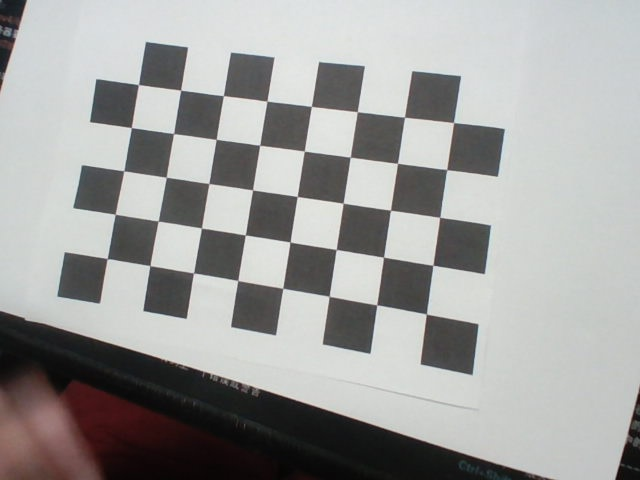
#> input picture calibration/calib_images-backpack/calib_00.jpg, 640 x 480 px, given in place of the camera
$ python camera_calibrator.py   (older library calls are emulated)
#> lines starting #> are read from the running program, lines starting #| are printed output that depends on the picture
### utils/camera_stream.py
import cv2
import threading
import time
from utils.logger import logger

class CameraStream:
    """
    使用后台线程持续抓取摄像头最新帧，避免 OpenCV 默认缓冲机制导致的处理延迟。
    这对树莓派/RK3566这种算力较低的设备非常关键。
    """
    def __init__(self, src=0, width=640, height=480):
        self.src = src
        # 强制使用 V4L2 后端 (cv2.CAP_V4L2)，绕开 GStreamer 代理
        # GStreamer 后端会拦截并丢弃 FOURCC/FPS 等设置（报 unhandled property）
        self.stream = cv2.VideoCapture(src, cv2.CAP_V4L2)

        # 强制设置 MJPG 格式和高帧率，避免默认 YUYV 导致的 USB 带宽瓶颈与高延迟
        self.stream.set(cv2.CAP_PROP_FOURCC, cv2.VideoWriter_fourcc('M', 'J', 'P', 'G'))
        self.stream.set(cv2.CAP_PROP_FPS, 30)

        self.stream.set(cv2.CAP_PROP_FRAME_WIDTH, width)
        self.stream.set(cv2.CAP_PROP_FRAME_HEIGHT, height)
        # 最小化内部缓冲区，始终读取最新帧
        self.stream.set(cv2.CAP_PROP_BUFFERSIZE, 1)

        if not self.stream.isOpened():
            logger.error(f"无法打开摄像头设备: {src}")
            self.grabbed = False
            self.frame = None
        else:
            self.grabbed, self.frame = self.stream.read()
            logger.info(f"成功打开摄像头: {src}, 分辨率: {width}x{height}")

            # ======= 相机 ISP 锁定 (AE/AWB/防频闪) =======
            # 通过 Nori SDK 原生 API，在开机 8 秒自适应后，强制锁定曝光和白平衡
            # 这能彻底免疫赛场中不同区域光照（高反光/阴影）对 LAB 颜色阈值的干扰
            try:
                from utils.nori_awb import lock_camera_isp_background
                lock_camera_isp_background()
            except ImportError:
                logger.warning("nori_awb 模块不可用，跳过 ISP 锁定")
            except Exception as e:
                logger.warning(f"启动 ISP 锁定失败: {e}")
            # ======================================================

        self.stopped = False
        self.lock = threading.Lock()

    def start(self):
        """启动后台读取线程"""
        if not self.stream.isOpened():
            return self
        t = threading.Thread(target=self.update, args=(), daemon=True)
        t.start()
        return self

    def update(self):
        """线程死循环：不断抓取最新帧"""
        while True:
            if self.stopped:
                self.stream.release()
                return

            grabbed, frame = self.stream.read()
            with self.lock:
                self.grabbed = grabbed
                if grabbed:
                    self.frame = frame

            # 给系统一点点喘息时间，防止100%占用单核
            time.sleep(0.001)

    def read(self):
        """返回最新一帧"""
        with self.lock:
            if not self.grabbed or self.frame is None:
                return False, None
            # 返回一份拷贝以防在主线程处理时被覆盖
            return True, self.frame.copy()

    def stop(self):
        """停止流并释放摄像头"""
        self.stopped = True
        logger.info("摄像头已停止并释放")

### utils/logger.py
import logging
import os
import sys
from logging.handlers import RotatingFileHandler

def setup_logger(name="VisionSystem", log_dir="logs", level=logging.INFO):
    """
    配置并返回一个带有终端输出和文件回滚的 Logger
    """
    if not os.path.exists(log_dir):
        os.makedirs(log_dir)

    logger = logging.getLogger(name)
    logger.setLevel(level)

    # 避免重复添加 handler
    if not logger.handlers:
        formatter = logging.Formatter(
            '%(asctime)s - [%(levelname)s] - %(filename)s:%(lineno)d - %(message)s',
            datefmt='%Y-%m-%d %H:%M:%S'
        )

        # 终端输出
        console_handler = logging.StreamHandler(sys.stdout)
        console_handler.setFormatter(formatter)
        logger.addHandler(console_handler)

        # 文件输出 (每天最大 5MB，保留 3 个备份)
        log_file = os.path.join(log_dir, f"{name}.log")
        file_handler = RotatingFileHandler(log_file, maxBytes=5*1024*1024, backupCount=3, encoding='utf-8')
        file_handler.setFormatter(formatter)
        logger.addHandler(file_handler)

    return logger

# 默认提供一个全局 logger
logger = setup_logger()

### utils/nori_awb.py
# -*- coding: utf-8 -*-
"""
Nori SDK 原生 ISP 控制模块
"""

import ctypes
from ctypes import c_uint, c_int, c_uint32, c_int32, byref, POINTER
import os
import sys
import platform
import time
import threading

from utils.logger import logger

# =============================================
# V4L2 CID 常量（来自 linux/v4l2-controls.h）
# =============================================
V4L2_CID_BASE = 0x00980900
V4L2_CID_SATURATION = V4L2_CID_BASE + 2
V4L2_CID_AUTO_WHITE_BALANCE = V4L2_CID_BASE + 12
V4L2_CID_POWER_LINE_FREQUENCY = V4L2_CID_BASE + 24

V4L2_CID_CAMERA_CLASS_BASE = 0x009a0900
V4L2_CID_EXPOSURE_AUTO = V4L2_CID_CAMERA_CLASS_BASE + 1

# 白平衡模式
V4L2_WHITE_BALANCE_MANUAL = 0
V4L2_WHITE_BALANCE_AUTO   = 1

# 曝光模式 (UVC 规范中，1=Manual, 3=Aperture Priority 通常作为Auto)
V4L2_EXPOSURE_MANUAL = 1
V4L2_EXPOSURE_AUTO = 3

# 频闪抑制
V4L2_CID_POWER_LINE_FREQUENCY_DISABLED = 0
V4L2_CID_POWER_LINE_FREQUENCY_50HZ = 1
V4L2_CID_POWER_LINE_FREQUENCY_60HZ = 2

# Nori SDK 设备类型
NORI_USB_DEVICE = 0x0001

_sdk_dll = None

def _load_sdk():
    global _sdk_dll
    if _sdk_dll is not None:
        return _sdk_dll
    machine = platform.machine().lower()
    is_64bit = sys.maxsize > 2**32
    if machine.startswith("arm") or machine.startswith("aarch"):
        arch = "arm64" if is_64bit else "arm32"
    elif machine in ("x86_64", "amd64", "i686", "i386", "x86"):
        arch = "x64" if is_64bit else "x86"
    else:
        logger.warning(f"[NoriISP] 不支持的架构: {machine}，跳过 SDK 加载")
        return None
    sdk_base = "/home/g0904/Nori_Xvision_Development_Kit_Ver10.00.09_Linux"
    so_path = os.path.join(sdk_base, "Libraries", arch, "libNori_Xvision_Std.so")
    if not os.path.exists(so_path):
        logger.warning(f"[NoriISP] SDK .so 不存在: {so_path}")
        return None
    try:
        _sdk_dll = ctypes.CDLL(so_path)
        logger.info(f"[NoriISP] 成功加载 SDK [{arch}]: {so_path}")
        return _sdk_dll
    except Exception as e:
        logger.error(f"[NoriISP] 加载 SDK 失败: {e}")
        return None

# [16 lines left out: functions set_isp_control, trigger_awb_via_sdk, not called in this run]

def lock_camera_isp_background():
    """
    后台执行 ISP 锁定全流程：
    开机自适应 (AE/AWB ON) -> 等待充分曝光收敛 -> 锁定 (AE/AWB OFF) -> 提升饱和度。
    """
    def _worker():
        dll = _load_sdk()
        if dll is None:
            return

        try:
            # 1. 初始化
            dll.Nori_Xvision_Init.argtypes = [c_uint, POINTER(c_uint)]
            dll.Nori_Xvision_Init.restype = c_uint
            device_num = c_uint(0)
            ret = dll.Nori_Xvision_Init(c_uint(NORI_USB_DEVICE), byref(device_num))
            if ret != 0 or device_num.value == 0:
                logger.error("[NoriISP] SDK 初始化失败或未找到相机")
                return
            dev_id = 0

            logger.info("[NoriISP] --- 阶段1：开启自适应曝光与白平衡 ---")
            # 开启自动曝光和自动白平衡，开启防频闪
            set_isp_control(dll, dev_id, V4L2_CID_EXPOSURE_AUTO, V4L2_EXPOSURE_AUTO, "自动曝光(AE)")
            set_isp_control(dll, dev_id, V4L2_CID_AUTO_WHITE_BALANCE, V4L2_WHITE_BALANCE_AUTO, "自动白平衡(AWB)")
            set_isp_control(dll, dev_id, V4L2_CID_POWER_LINE_FREQUENCY, V4L2_CID_POWER_LINE_FREQUENCY_50HZ, "50Hz抗频闪")

            # 多次触发 AWB 帮助收敛
            logger.info("[NoriISP] 等待 8 秒，让相机在发车区环境光下充分自适应收敛...")
            for i in range(4):
                time.sleep(2.0)
                trigger_awb_via_sdk(dll, dev_id)
                logger.info(f"[NoriISP] 正在收敛... ({i+1}/4)")

            logger.info("[NoriISP] --- 阶段2：锁定 ISP 曝光与色彩 ---")
            # 关闭自动曝光（转为手动）和自动白平衡（转为手动）
            set_isp_control(dll, dev_id, V4L2_CID_EXPOSURE_AUTO, V4L2_EXPOSURE_MANUAL, "锁定曝光(AE-Lock)")
            set_isp_control(dll, dev_id, V4L2_CID_AUTO_WHITE_BALANCE, V4L2_WHITE_BALANCE_MANUAL, "锁定白平衡(AWB-Lock)")

            # 增加饱和度，使得色彩提取极其稳定
            # 通常饱和度上限是 100 或 128，这里给一个较高的相对安全值，如 85
            set_isp_control(dll, dev_id, V4L2_CID_SATURATION, 85, "提升饱和度(Saturation)")

            logger.info("[NoriISP] ✓ ISP 彻底锁定完成！从此免疫赛场局部光照变化！")

            dll.Nori_Xvision_UnInit.restype = c_int
            dll.Nori_Xvision_UnInit()

        except Exception as e:
            logger.error(f"[NoriISP] 发生异常: {e}")
            try:
                dll.Nori_Xvision_UnInit()
            except:
                pass

    t = threading.Thread(target=_worker, daemon=True, name="NoriISPLock")
    t.start()
    return t

### calibration/camera_calibrator.py
import cv2
import numpy as np
import os
import glob
import sys

# 将父目录加入系统路径以便导入工具包
sys.path.append(os.path.dirname(os.path.dirname(os.path.abspath(__file__))))
from utils.camera_stream import CameraStream

class Undistorter:
    """
    负责在 ARM 端进行极速硬件级查表去畸变。
    不使用低效的 cv2.undistort，而是使用 initUndistortRectifyMap 预生成查表映射，
    处理时只需极速的 cv2.remap。
    """
    # [32 lines left out: functions __init__, undistort, not called in this run]


class CameraCalibrator:
    """
    相机内参标定器，负责抓拍、采集角点，并执行张正友标定算法
    """
    def __init__(self, cols=9, rows=6, square_size=20.0):
        # OpenCV中的内角点数目
#> called with cols = 8, rows = 6, square_size = 20
        self.pattern_size = (cols, rows)
        self.square_size = square_size

        # 准备物理坐标系下的三维点阵： (0,0,0), (20,0,0), (40,0,0) ...
        self.objp = np.zeros((cols * rows, 3), np.float32)
        self.objp[:, :2] = np.mgrid[0:cols, 0:rows].T.reshape(-1, 2)
        self.objp *= square_size

        self.objpoints = [] # 3D 物理点集合
        self.imgpoints = [] # 2D 像素点集合

        self.save_dir = os.path.join(os.path.dirname(__file__), "calib_images")
        os.makedirs(self.save_dir, exist_ok=True)

        # 自动清空历史标定图像，防止旧样本污染标定结果
        old_images = glob.glob(os.path.join(self.save_dir, "*.jpg"))
        for img_p in old_images:
            try:
                os.remove(img_p)
            except Exception as e:
                print(f"[警告] 清理历史图片失败 {img_p}: {e}")

    def start_capture_mode(self):
        print("\n================ 启动相机标定图像采集模式 ================")
        print("【重要提示】请务必用鼠标点击弹出的【Calibration Capture】图像窗口使其获得焦点！")
        print("只有在图像窗口处于激活状态时，敲击键盘 's', 'c', 'q' 键才会被程序捕获。")
        print("========================================================\n")
        # 默认使用 src=1 尝试外接摄像头，如需内置请改为 0
        camera = CameraStream(src=1, width=640, height=480).start()
#> in __init__, self.frame is the input picture: shape (480, 640, 3); mean B, G, R 158.2, 159.6, 159.6

        import time
        last_capture_time = 0
        count = 0
        while True:
            ret, frame = camera.read()
            if not ret:
                continue

            display = frame.copy()
            gray = cv2.cvtColor(frame, cv2.COLOR_BGR2GRAY)
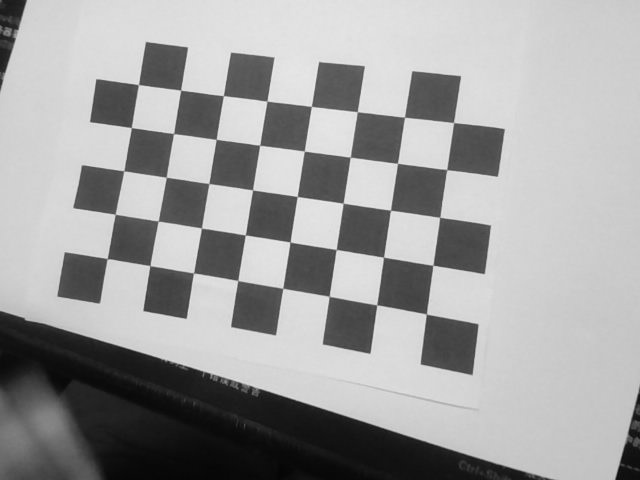
#> gray: shape (480, 640); min 5, max 241, mean 159.4

            # 实时寻找棋盘格角点（切换到 OpenCV 4+ 最强力的 SB 算法：精确且极度鲁棒）
            if hasattr(cv2, 'findChessboardCornersSB'):
                flags = cv2.CALIB_CB_EXHAUSTIVE | cv2.CALIB_CB_ACCURACY
                ret_corners, corners = cv2.findChessboardCornersSB(gray, self.pattern_size, flags)
#> ret_corners = True; corners = 48 rows, first 8: [420.3, 364.9], [370, 353.1], [322, 342.9], [276.1, 334.4], [231.1, 327.5], [186.5, 317.9], [143, 311.3], [99.89, 302.8]
            else:
                flags = cv2.CALIB_CB_ADAPTIVE_THRESH | cv2.CALIB_CB_NORMALIZE_IMAGE
                ret_corners, corners = cv2.findChessboardCorners(gray, self.pattern_size, flags)

            current_time = time.time()
            if ret_corners:
                cv2.drawChessboardCorners(display, self.pattern_size, corners, ret_corners)

                # 自动抓拍逻辑：如果距离上次抓拍超过了 1.5 秒，自动保存，不需要人按键盘
                if current_time - last_capture_time > 1.5:
                    filename = os.path.join(self.save_dir, f"calib_{count:02d}.jpg")
                    cv2.imwrite(filename, frame)
                    print(f"-> [自动抓拍] 成功保存第 {count+1} 张: {filename}")
                    count += 1
                    last_capture_time = current_time

                if current_time - last_capture_time < 0.3:
                    cv2.putText(display, "CAPTURED!", (10, 30), cv2.FONT_HERSHEY_SIMPLEX, 1.0, (0, 255, 0), 3)
                else:
                    cv2.putText(display, "Corners Found! (Auto-capturing)", (10, 30),
                                cv2.FONT_HERSHEY_SIMPLEX, 0.7, (0, 255, 0), 2)
            else:
                cv2.putText(display, "Looking for chessboard...", (10, 30),
                            cv2.FONT_HERSHEY_SIMPLEX, 0.7, (0, 0, 255), 2)

            cv2.putText(display, f"Saved: {count}/15 (Auto-saving, press 'c' to finish)",
                        (10, 60), cv2.FONT_HERSHEY_SIMPLEX, 0.6, (255, 255, 0), 2)
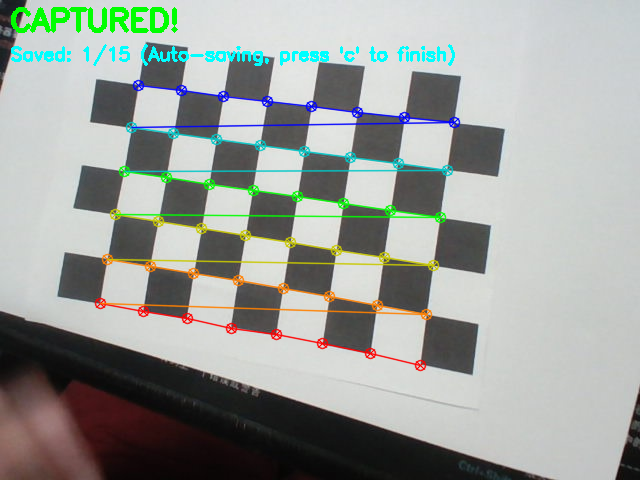
#> display: shape (480, 640, 3); mean B, G, R 155.3, 160, 155.3

            cv2.imshow("Calibration Capture", display)
            key = cv2.waitKey(1) & 0xFF
#> (key q is pressed here)

            if key == ord('s'):
                filename = os.path.join(self.save_dir, f"calib_{count:02d}.jpg")
                cv2.imwrite(filename, frame)
                if ret_corners:
                    print(f"-> [手动抓拍] 成功保存 (检测到角点): {filename}")
                else:
                    print(f"-> [警告] 强行抓拍并保存 (当前未检测到角点): {filename}")
                count += 1
                last_capture_time = current_time
            elif key == ord('c'):
                # 检查实际保存的图像数量
                actual_images = glob.glob(os.path.join(self.save_dir, "*.jpg"))
                if len(actual_images) >= 10:
                    break
                else:
                    print(f"-> [提示] 当前仅保存了 {len(actual_images)} 张，至少需要 10 张才能开始计算！")
            elif key == ord('q'):
                camera.stop()
                cv2.destroyAllWindows()
                return False

        camera.stop()
        cv2.destroyAllWindows()
        return True

    # [57 lines left out: function calibrate, not called in this run]


if __name__ == "__main__":
    import argparse
    parser = argparse.ArgumentParser(description="相机内参标定程序")
    parser.add_argument("--cols", type=int, default=8, help="横向内角点个数 (默认: 8)")
    parser.add_argument("--rows", type=int, default=6, help="纵向内角点个数 (默认: 6)")
    parser.add_argument("--size", type=float, default=20.0, help="方格物理边长mm (默认: 20.0)")
    args = parser.parse_args()

    # 流程：先开启捕捉 UI，按 c 完成捕捉后自动进入计算流程
    calibrator = CameraCalibrator(cols=args.cols, rows=args.rows, square_size=args.size)
    if calibrator.start_capture_mode():
        calibrator.calibrate()

$ run again, on calibration/calib_images-backpack/calib_01.jpg
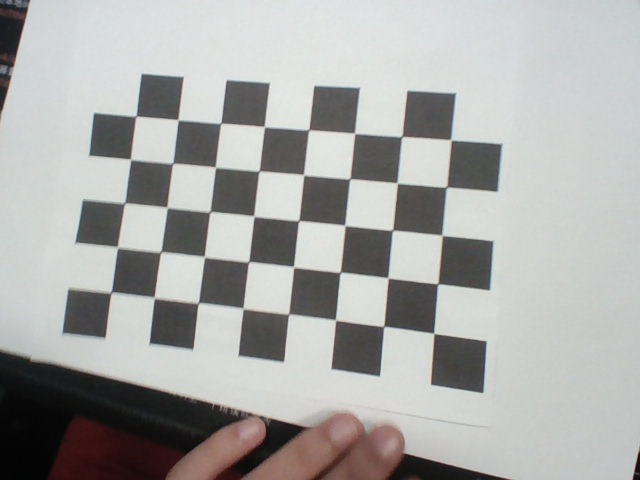
#> input picture calibration/calib_images-backpack/calib_01.jpg, 640 x 480 px, given in place of the camera
#> in __init__, self.frame is the input picture: shape (480, 640, 3); mean B, G, R 167.4, 169.1, 169.1
#> in start_capture_mode, `gray = cv2.cvtColor(frame, cv2.COLOR_BGR2GRAY)`:
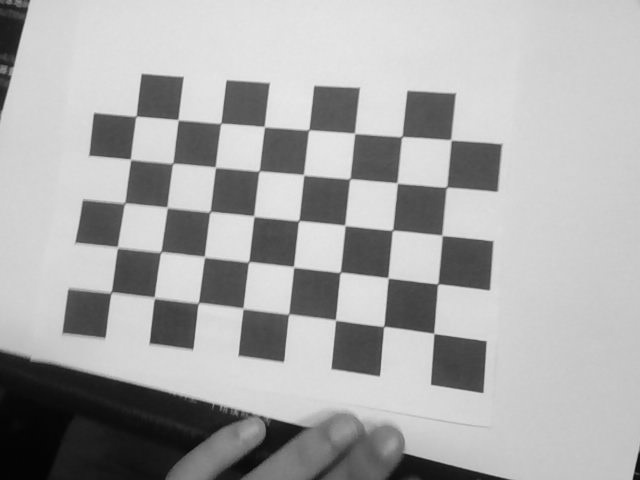
#> gray: shape (480, 640); min 3, max 237, mean 168.9
#> ret_corners = False
#> in start_capture_mode, `cv2.putText(display, f"Saved: {count}/15 (Auto-saving, press 'c' to fi..`:
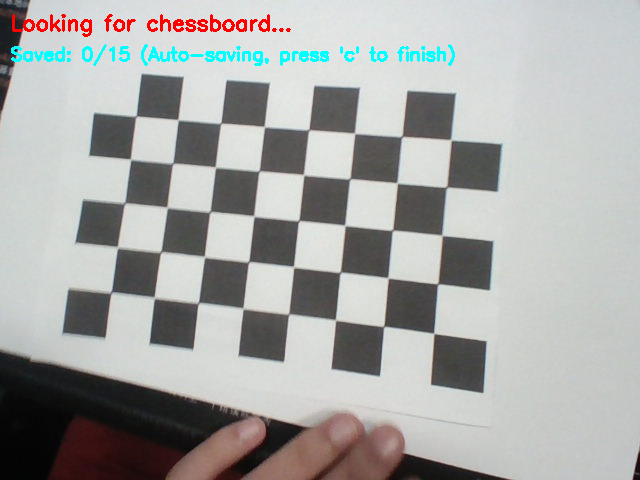
#> display: shape (480, 640, 3); mean B, G, R 166.4, 168.1, 167.4

$ run again, on calibration/calib_images-backpack/calib_02.jpg
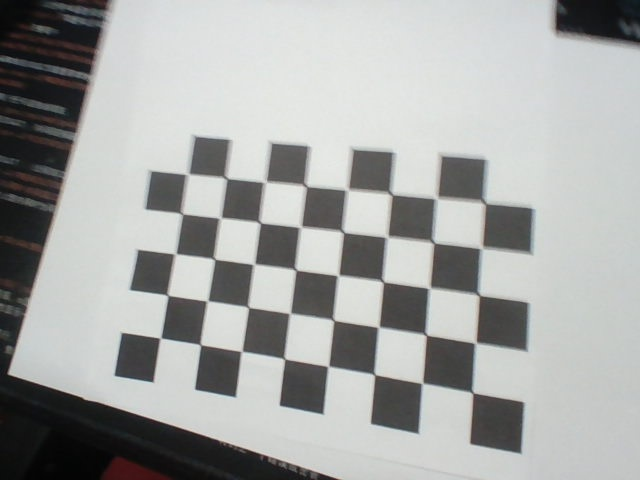
#> input picture calibration/calib_images-backpack/calib_02.jpg, 640 x 480 px, given in place of the camera
#> in __init__, self.frame is the input picture: shape (480, 640, 3); mean B, G, R 164.5, 166, 164.6
#> ret_corners = True; corners = 48 rows, first 8: [467.4, 443.9], [417.4, 433], [370, 424.4], [323, 413.3], [279, 406.2], [235.6, 396.1], [194.6, 390.4], [153.1, 381.9]
#> in start_capture_mode, `cv2.putText(display, f"Saved: {count}/15 (Auto-saving, press 'c' to fi..`:
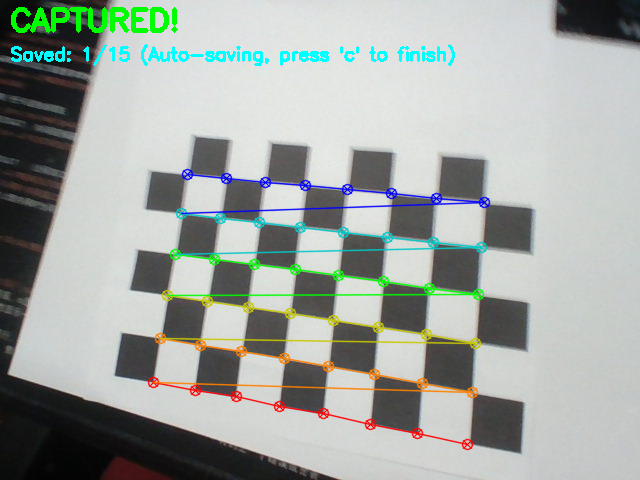
#> display: shape (480, 640, 3); mean B, G, R 162.2, 167, 160.9

$ run again, on calibration/calib_images-backpack/calib_03.jpg
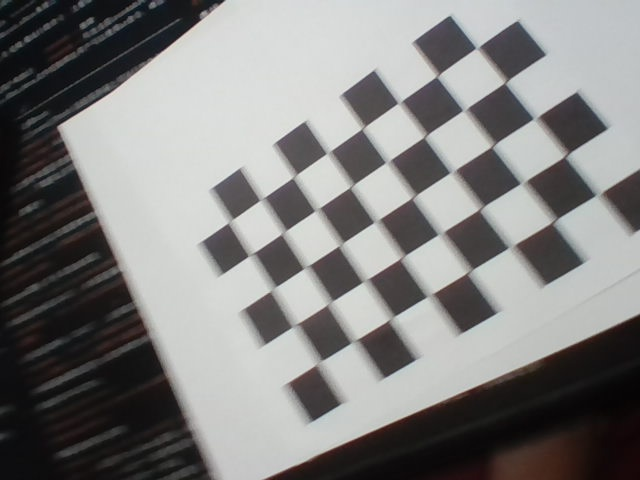
#> input picture calibration/calib_images-backpack/calib_03.jpg, 640 x 480 px, given in place of the camera
#> in __init__, self.frame is the input picture: shape (480, 640, 3); mean B, G, R 127.1, 128, 128.7
#> ret_corners = True; corners = 48 rows, first 8: [630.2, 236.7], [584.1, 263.2], [546.3, 287.2], [497, 313.3], [462.4, 335.5], [416.7, 359], [384.8, 380.4], [342.1, 403.8]
#> in start_capture_mode, `cv2.putText(display, f"Saved: {count}/15 (Auto-saving, press 'c' to fi..`:
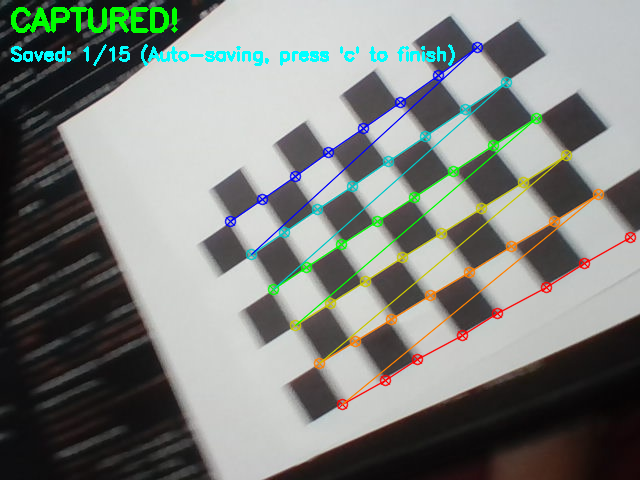
#> display: shape (480, 640, 3); mean B, G, R 126.1, 130.2, 126.2
